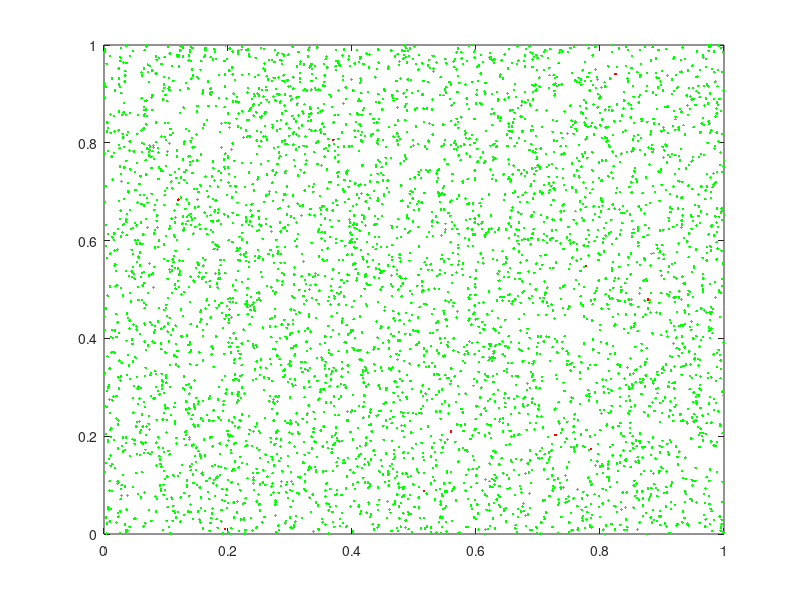

Reproduce this figure in MATLAB. (Note: this script raises an error after producing the figure.)
% This version uses zG = nx2 instead of complex zG. 

% This version runs on a CPU. Global variables, which 
% MATLAB supports on CPUs, are used to pass variable 
% values to the grid updating routine. 

global zG;
global uG;
global pSickG; % Probablity of getting sick.
global pCureG; % Probablity of being cured. 
global pDeadG; % Probablity of dying. 
global rG; % Infectiousness distance. 

% Set the parameters for the epidemic.
pSickG = .008;
pCureG = .004;
pDeadG = .008;
rG = .02;

% Set the population size. 
n = 5000;

% Generate the starting positions and start with
%  everyone well. 
x = rand(n,1);
y = rand(n,1);
u = ones(n,1);

% Now make some of them sick. 
%worldmap world;
%plotm(lat, long)
% Uncomment for smsll infected group near the 
% center. 
%indx = find(abs(x-.5)<.1);
%indy = find(abs(y(indx)-.5)<.1);
%ind = indx(indy);

% Uncomment for randomly placed infected group. 
k = 10;
ind = randperm(n,k);

% Make the designated group sick. 
u(ind) = 2;

% Plot the initial population. 
figure(1); plot(x,y,'green.');hold on;
%ind = find(u==2);
plot(x(ind),y(ind),'red.');hold off;

itmax = 350;

itno = 0; healthy = sum(u==1); 
sick = sum(u==2); cured = 0; dead = 0;

fprintf('\n CPU run: population size %d', n);
fprintf('\n It No, Healthy, Sick, Cured, Dead');
fprintf('\n %6d %6d %6d %6d %6d',itno,healthy,sick,cured,dead);
pause;

aveItTime = 0;



% Compute the spread of the infection. 
for itno = 1:itmax

  % Set tic and toc to exclude plotting & printing.
  t = tic;

  zG = [x y]; uG = u;
  [x,y,u] = arrayfun(@epiUpdate,x,y,u);

  aveItTime = aveItTime + toc(t);

  ind = find(u==1);
  figure(1); clf;
  plot(x(ind),y(ind),'green.');hold on;
  ind = find(u==2);
  plot(x(ind),y(ind),'red.');
  ind = find(u==3);
  plot(x(ind),y(ind),'blue.');axis([0 1 0 1]);
  ind = find(u==4);
  plot(x(ind),y(ind),'black.');axis([0 1 0 1]);
  title(['Iteration ' num2str(itno)]);
  drawnow; hold off;
  %pause(.1);

  healthy = sum(u==1); sick = sum(u==2);
  cured = sum(u==3); dead = sum(u==4);
  fprintf('\n %6d %6d %6d %6d %6d',itno,healthy,sick,cured,dead);

  if sum(u==2)==0, break; end

end

fprintf('\n\n Average time per iteration = %g\n',itno\aveItTime);



